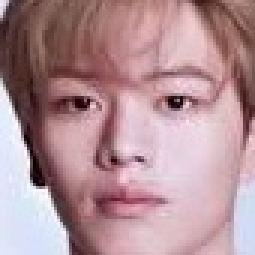
#> input picture crop_image/fox/fox_431.jpg, 85 x 85 px, given in place of fox_1.jpg, which was not available (shown 3 times larger)
$ python gray_resize.py
#> lines starting #> are read from the running program, lines starting #| are printed output that depends on the picture; pictures that were not available may be replaced by others from this repository, and a replacement may not be noted
import cv2
import os

for num in range(1000):
    # filePath 는 폴더이름/1.jpg 형식
    filePath = "fox/fox_" + str(num + 1) + '.jpg'
    print(filePath)

    path = cv2.imread(filePath, cv2.IMREAD_GRAYSCALE)
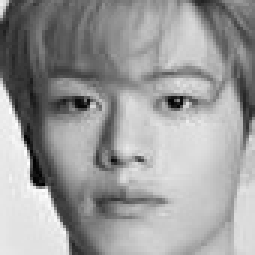
#> path: shape (85, 85) (shown 3 times larger); min 0, max 254, mean 155.1
    print(path)
#> (printed output is left out)
    resize = cv2.resize(path, dsize=(128, 128), interpolation=cv2.INTER_AREA)
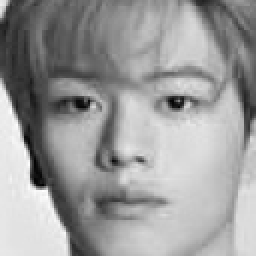
#> resize: shape (128, 128) (shown 2 times larger); min 1, max 254, mean 155
    cv2.imwrite("../picture/gray_resize_picture/fox_" + str(num+1) + ".jpg", resize)
    print("%d번 사진 resize" % (num+1))
#> pass 2 of the loop `for num in range(1000):`:
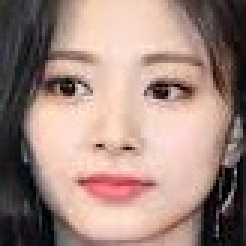
#> input picture crop_image/fox/fox_741.jpg, 82 x 82 px, given in place of fox_2.jpg, which was not available (shown 3 times larger)
#> `path = cv2.imread(filePath, cv2.IMREAD_GRAYSCALE)`:
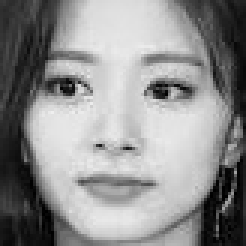
#> path: shape (82, 82) (shown 3 times larger); min 0, max 239, mean 141.8
#> (printed output is left out)
#> `resize = cv2.resize(path, dsize=(128, 128), interpolation=cv2.INTER_AR..`:
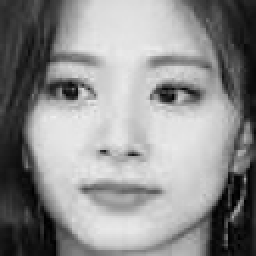
#> resize: shape (128, 128) (shown 2 times larger); min 0, max 239, mean 141.7
#> (the run stopped early here; a loop or call above may not have finished)
